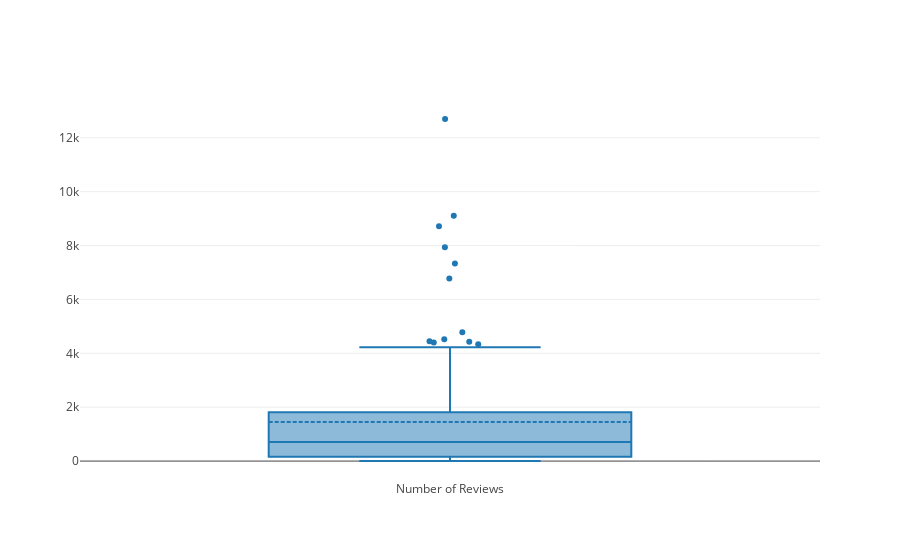

Notebook code cell kept with this figure:
### Code cell
data3 = go.Box(
    y=grouped_df['num_ratings'],
    name='Number of Reviews',
    boxmean=True,
    jitter = 0.3,
    boxpoints = 'outliers',
)

layout3 = go.Layout(
    title= 'Number of Reviews Per Publication',
    hovermode= 'closest',
    yaxis = dict(
        title = 'Number of Reviews'
    )
)
fig3 = dict(data=[data3])
iplot(fig3, filename='basic histogram')

q75, q25 = np.percentile(grouped_df['num_ratings'], [75 ,25])
iqr = q75 - q25
upper_fence = 1.5*iqr + q75

### Figure 1 — Plotly figure (JSON) as saved in the notebook; plotly's stock layout.template omitted (floating-point values rounded to 4 significant figures; data arrays with more than 128 entries replaced by an {"elided": "..."} marker saying what was removed)
{"data": [{"boxmean": true, "boxpoints": "outliers", "jitter": 0.3, "name": "Number of Reviews", "type": "box", "y": {"elided": "129 int values"}}], "layout": {}}
